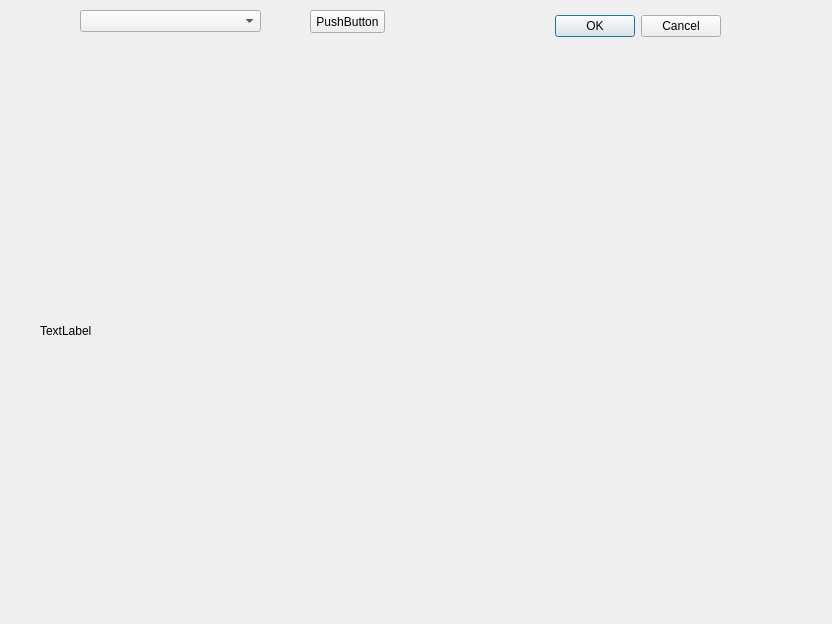
<?xml version="1.0" encoding="UTF-8"?>
<ui version="4.0">
 <class>ndvi_calculatorDialogBase</class>
 <widget class="QDialog" name="ndvi_calculatorDialogBase">
  <property name="geometry">
   <rect>
    <x>0</x>
    <y>0</y>
    <width>832</width>
    <height>624</height>
   </rect>
  </property>
  <property name="windowTitle">
   <string>NDVI Calculator</string>
  </property>
  <widget class="QDialogButtonBox" name="button_box">
   <property name="geometry">
    <rect>
     <x>380</x>
     <y>10</y>
     <width>341</width>
     <height>32</height>
    </rect>
   </property>
   <property name="orientation">
    <enum>Qt::Horizontal</enum>
   </property>
   <property name="standardButtons">
    <set>QDialogButtonBox::Cancel|QDialogButtonBox::Ok</set>
   </property>
  </widget>
  <widget class="QComboBox" name="cbx_layers">
   <property name="geometry">
    <rect>
     <x>80</x>
     <y>10</y>
     <width>181</width>
     <height>22</height>
    </rect>
   </property>
  </widget>
  <widget class="QPushButton" name="btn_test">
   <property name="geometry">
    <rect>
     <x>310</x>
     <y>10</y>
     <width>75</width>
     <height>23</height>
    </rect>
   </property>
   <property name="text">
    <string>PushButton</string>
   </property>
  </widget>
  <widget class="QLabel" name="lbl_output">
   <property name="geometry">
    <rect>
     <x>40</x>
     <y>60</y>
     <width>621</width>
     <height>541</height>
    </rect>
   </property>
   <property name="text">
    <string>TextLabel</string>
   </property>
  </widget>
 </widget>
 <resources/>
 <connections>
  <connection>
   <sender>button_box</sender>
   <signal>accepted()</signal>
   <receiver>ndvi_calculatorDialogBase</receiver>
   <slot>accept()</slot>
   <hints>
    <hint type="sourcelabel">
     <x>20</x>
     <y>20</y>
    </hint>
    <hint type="destinationlabel">
     <x>20</x>
     <y>20</y>
    </hint>
   </hints>
  </connection>
  <connection>
   <sender>button_box</sender>
   <signal>rejected()</signal>
   <receiver>ndvi_calculatorDialogBase</receiver>
   <slot>reject()</slot>
   <hints>
    <hint type="sourcelabel">
     <x>20</x>
     <y>20</y>
    </hint>
    <hint type="destinationlabel">
     <x>20</x>
     <y>20</y>
    </hint>
   </hints>
  </connection>
 </connections>
</ui>
